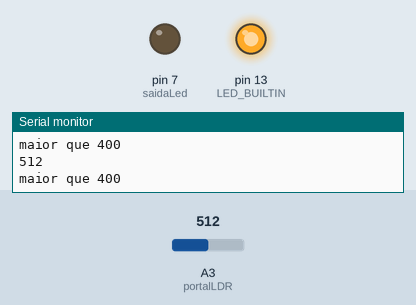
A sketch run on a simulated Arduino Uno, built with avr-gcc and run on an emulated ATmega328P. On the bench: output pins drawn as LEDs (lit = HIGH), the last lines printed to the serial monitor. Inputs (shaded band) come from the test bench; at power-on: A3 (portalLDR) = 512.

Above: at 1.8 s.
1.9 s: A3 (portalLDR) set to 414
3.4 s: A3 (portalLDR) set to 388
At 5.2 s:
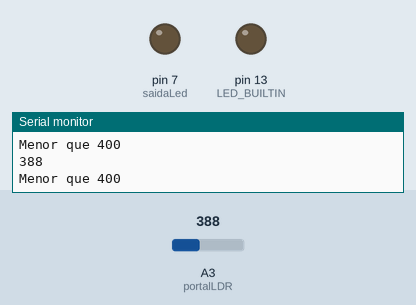
5.5 s: A3 (portalLDR) set to 410
At 6.8 s:
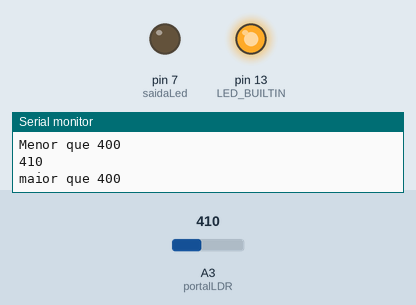
7.5 s: A3 (portalLDR) set to 390
At 8.3 s:
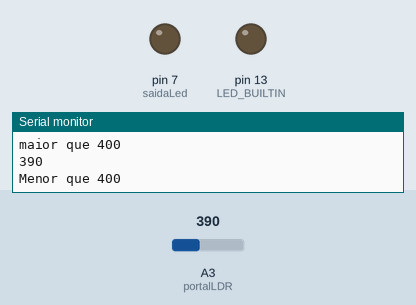
Timing chart, 0 to 10.5 s (numbered marks = the images above; inputs shaded):
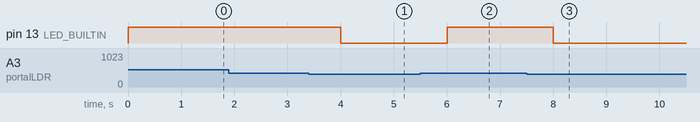

The sketch:

LDR_LED.ino
```cpp
byte portalLDR = A3;
byte saidaLed = 7;

int valor_ldr = 0;

void setup(){
Serial.begin(9600);

Serial.printl("Inicializando..");

pinMode(portalLDR, INPUT);
pinMode(saidaLed, OUTPUT);
pinMode(LED_BUILTIN, OUTPUT);

}

void loop(){
valor_ldr = analogRead(portalLDR);
Serial.println(valor_ldr);
if(valor_ldr >= 400){
Serial.println("maior que 400");
digitalWrite(LED_BUILTIN, HIGH);
delay(1000);
  }
else{
Serial.println("Menor que 400");
digitalWrite(LED_BUILTIN, LOW);
  delay(1000);
  }
}
```

Measured:
- the behaviour switches between 400 and 399 on A3 (portalLDR) (found by bisection; images 0 and 1)
- after the input at 3.4 s, pin 13 (LED_BUILTIN): HIGH → LOW after 0.60 s
- after the input at 5.5 s, pin 13 (LED_BUILTIN): LOW → HIGH after 0.50 s
- after the input at 7.5 s, pin 13 (LED_BUILTIN): HIGH → LOW after 0.50 s
